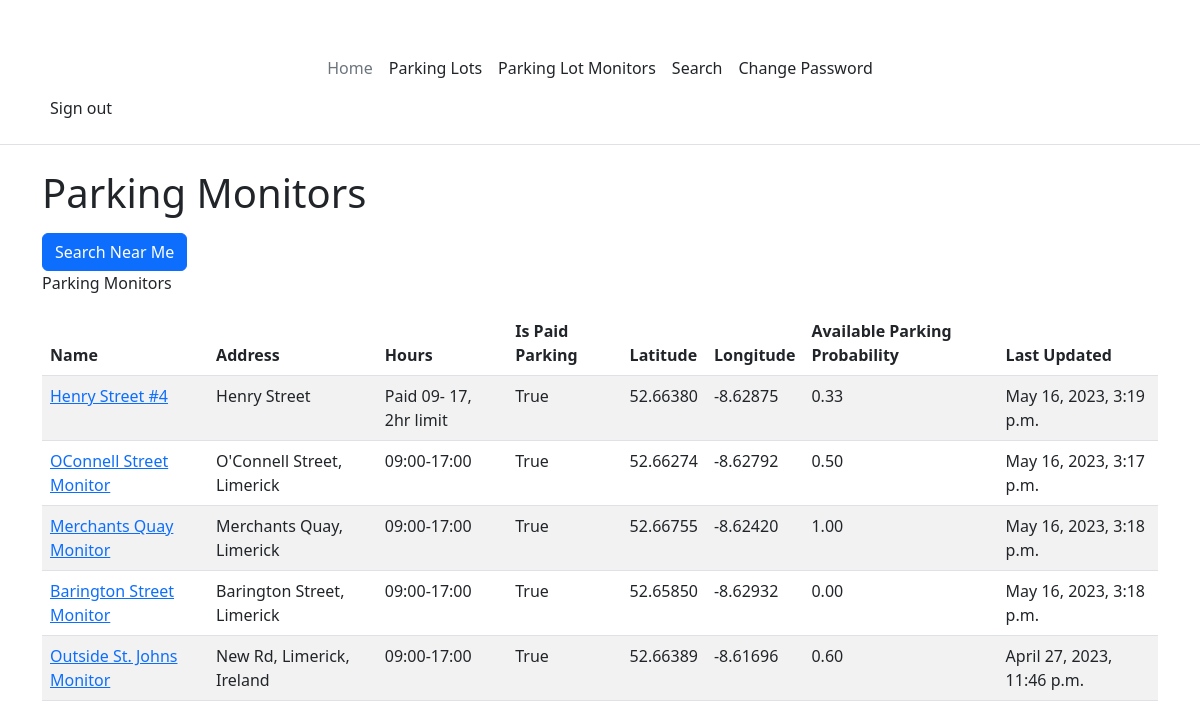
The app's page /parking-lot-monitors (signed in) with its own data.
### PerfectParking/models.py (models this page shows, shortened)
class ParkingLotMonitor(models.Model):
    id = models.AutoField(primary_key=True)
    parkingLot = models.ForeignKey(ParkingLot, on_delete=models.CASCADE)
    name = models.CharField(max_length=100, unique=True)
    """The name of the parking lot monitor.
    This is the name that will be displayed to the user.
    Max length is 100 characters."""
    latitude = models.DecimalField(max_digits=17, decimal_places=15)
    """The latitude of the parking lot monitor"""
    longitude = models.DecimalField(max_digits=17, decimal_places=15)
    """The longitude of the parking lot monitor"""
    probabilityParkingAvailable = models.DecimalField(
        max_digits=5, decimal_places=2, default=0
    )
    """The probability that the parking lot is available."""
    free_parking_spaces = models.IntegerField(default=0)
    dateTimeLastUpdated = models.DateTimeField(auto_now=True)
    status = models.BooleanField(default=True)
    """status: True = online, False = offline"""
    image = models.ImageField(upload_to="images/parking-lot-monitor/", blank=True)

class ParkingLot(models.Model):
    id = models.AutoField(primary_key=True)
    name = models.CharField(max_length=100, unique=True)
    address = models.CharField(max_length=255)
    hours = models.CharField(max_length=255)
    isPaidParking = models.BooleanField(default=True)
    latitude = models.DecimalField(max_digits=17, decimal_places=15)
    longitude = models.DecimalField(max_digits=17, decimal_places=15)
    image = models.ImageField(upload_to="images/parking-lot/", blank=True)
    parking_spaces = models.IntegerField(default=1)

### PerfectParking/views.py (the view, shortened to what this page needs)
def parking_lot_monitors(request):
    parking_lot_monitors: list = ParkingLotMonitor.objects.all()
    return render(
        request,
        WebPages.PARKING_LOT_MONITORS,
        {"parking_lot_monitors": parking_lot_monitors},
    )

### PerfectParking/templates/website/parking-lot-monitors.html (shortened to what this page needs)
{% extends 'master.html' %}
{% load get_distance_from_lat_lang %}
{% load humanize %}
{% block main %}
<h1>Parking Monitors</h1>
<form method="post">
    <button type="submit" id="search-near-me-button" class="btn btn-primary">Search Near Me</button>
</form>
<p id="mydesc">Parking Monitors</p>
<table class="table table-striped" aria-describedby="mydesc">
    <thead>
        <tr>
            <th>Name</th>
            <th>Address</th>
            <th>Hours</th>
            <th>Is Paid Parking</th>
            <th>Latitude</th>
            <th>Longitude</th>
            <th>Available Parking Probability</th>
            <th>Last Updated</th>
        </tr>
    </thead>
    <tbody>
        {% for parking_monitor in parking_lot_monitors %}
        <tr>
            <td><a href="{% url 'parking-lot-monitor' parking_monitor.id %}">{{ parking_monitor.name }}</a></td>
            <td>{{ parking_monitor.parkingLot.address }}</td>
            <td>{{ parking_monitor.parkingLot.hours }}</td>
            <td>{{ parking_monitor.parkingLot.isPaidParking }}</td>
            <td>{{ parking_monitor.latitude|floatformat:5 }}</td>
            <td>{{ parking_monitor.longitude|floatformat:5 }}</td>
            <td>{{ parking_monitor.probabilityParkingAvailable|floatformat:2 }}</td>
            <td>{{ parking_monitor.dateTimeLastUpdated }}</td>
        {% endfor %}
    </tbody>
{% endblock %}

### records on screen
ParkingLotMonitor: name "Henry Street #4", parkingLot.address "Henry Street", parkingLot.hours "Paid 09- 17, 2hr limit", parkingLot.isPaidParking "True", latitude "52.66380", longitude "-8.62875", probabilityParkingAvailable "0.33", dateTimeLastUpdated "May 16, 2023, 3:19 p.m."
ParkingLotMonitor: name "OConnell Street Monitor", parkingLot.address "O'Connell Street, Limerick", parkingLot.hours "09:00-17:00", parkingLot.isPaidParking "True", latitude "52.66274", longitude "-8.62792", probabilityParkingAvailable "0.50", dateTimeLastUpdated "May 16, 2023, 3:17 p.m."
ParkingLotMonitor: name "Merchants Quay Monitor", parkingLot.address "Merchants Quay, Limerick", parkingLot.hours "09:00-17:00", parkingLot.isPaidParking "True", latitude "52.66755", longitude "-8.62420", probabilityParkingAvailable "1.00", dateTimeLastUpdated "May 16, 2023, 3:18 p.m."
ParkingLotMonitor: name "Barington Street Monitor", parkingLot.address "Barington Street, Limerick", parkingLot.hours "09:00-17:00", parkingLot.isPaidParking "True", latitude "52.65850", longitude "-8.62932", probabilityParkingAvailable "0.00", dateTimeLastUpdated "May 16, 2023, 3:18 p.m."
ParkingLotMonitor: name "Outside St. Johns Monitor", parkingLot.address "New Rd, Limerick, Ireland", parkingLot.hours "09:00-17:00", parkingLot.isPaidParking "True", latitude "52.66389", longitude "-8.61696", probabilityParkingAvailable "0.60", dateTimeLastUpdated "April 27, 2023, 11:46 p.m."
